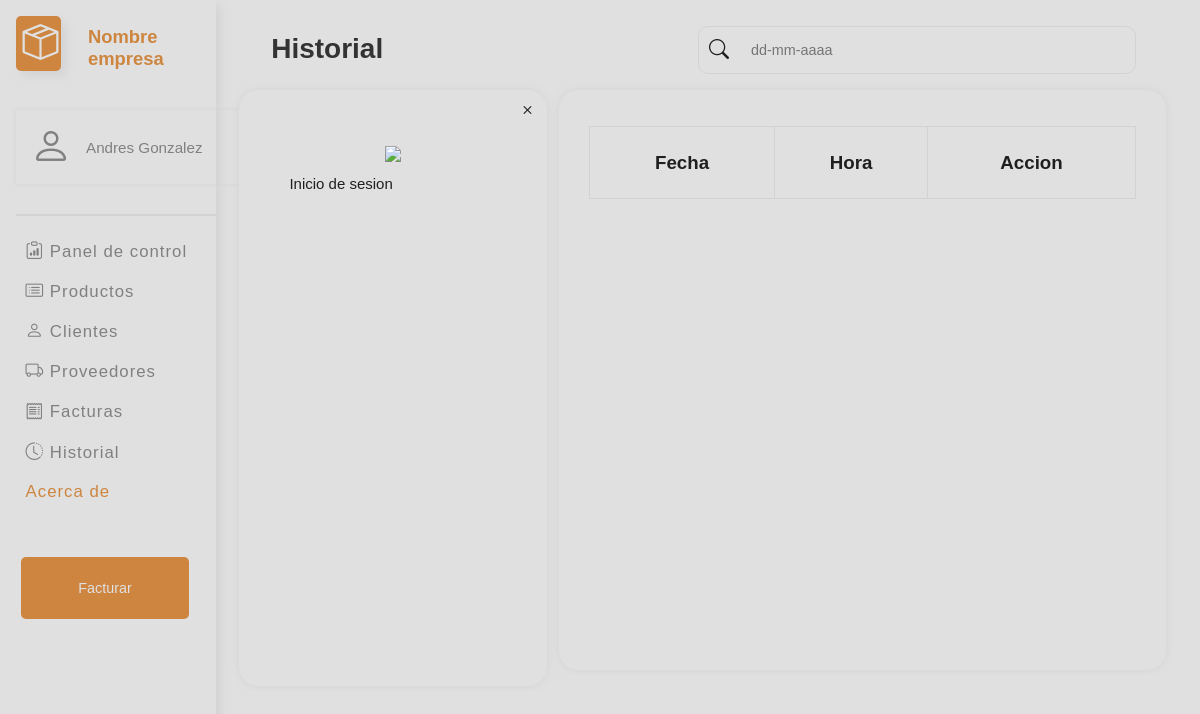
/vista/historial/historial.php?hs=1 (signed in), run on the app's committed database.
### tables this page shows
CREATE TABLE `ajustes` (
  `ID` int(255) NOT NULL,
  `Ganancia` int(255) NOT NULL,
  `Porcentaje` tinyint(1) NOT NULL,
  `Stock` int(255) NOT NULL,
  `Nombre_Empresa` varchar(255) NOT NULL,
  `NIT` varchar(15) NOT NULL,
  `Ciudad` varchar(255) NOT NULL,
  `Direccion` varchar(255) NOT NULL,
  `Correo_Empresa` varchar(255) NOT NULL,
  `Pass_Empresa` varchar(255) NOT NULL
);

CREATE TABLE `usuarios` (
  `ID` int(255) NOT NULL,
  `Cedula` int(11) NOT NULL,
  `Usuario` varchar(255) NOT NULL,
  `Nombre` varchar(255) NOT NULL,
  `Email` varchar(255) NOT NULL,
  `Pass` varchar(255) NOT NULL,
  `ID_Rol` int(255) NOT NULL,
  `ID_Permisos` int(255) NOT NULL
);

CREATE TABLE `detalle_historial` (
  `ID` int(255) NOT NULL COMMENT 'Identificador del detalle 	',
  `Dato1` varchar(255) NOT NULL COMMENT 'Campo para ingresar la ID y el nombre del producto en el que se realizo la accion',
  `Dato2` text NOT NULL COMMENT 'Campo para detallar las acciones realizadas',
  `ID_historial` int(255) NOT NULL COMMENT 'Campo para identificar a que registro de historial pertenece'
);

### modelo/sql.php (called while the page is built, shortened)
<?php
class historial
{
    public static function mostrarDatos($id, $filtro)
    {
        $conectar = new Conectar();
        $conexion = $conectar->conexion();
        $data = array();
        if ($id == null) {
            $query = mysqli_query($conexion, "SELECT * FROM historial ORDER BY ID DESC");
        } else {
            if ($filtro == 0) {
                $id = mysqli_real_escape_string($conexion, $id);
                $query = mysqli_query($conexion, "SELECT * FROM historial WHERE Fecha LIKE '$id%'");
            } else {
                $id = mysqli_real_escape_string($conexion, $id);
                $query = mysqli_query($conexion, "SELECT * FROM detalle_historial WHERE ID_historial = '$id'");
            }
        }
        if ($query && mysqli_num_rows($query) != 0) {
            while ($mostrar = mysqli_fetch_array($query, MYSQLI_ASSOC)) {
                if ($filtro == 0) {
                    $data[] = array(
                        "ID" => isset($mostrar['ID']) ? $mostrar['ID'] : 'No disponible',
                        "Fecha" => isset($mostrar['Fecha']) ? $mostrar['Fecha'] : 'No disponible',
                        "Hora" => isset($mostrar['Hora']) ? $mostrar['Hora'] : 'No disponible',
                        "Accion" => isset($mostrar['Accion']) ? $mostrar['Accion'] : 'No disponible',
                    );
                } else {
                    $data[] = array(
                        "Dato1" => array_key_exists('Dato1', $mostrar) ? $mostrar['Dato1'] : null,
                        "Dato2" => array_key_exists('Dato2', $mostrar) ? $mostrar['Dato2'] : null,
                    );
                }
            }
        }
        return $data;
    }
}
class usuario
{
    public static function mostrarDatos($user, $id)
    {
        $conectar = new Conectar();
        $conexion = $conectar->conexion();
        if ($user == null) {
            $query = mysqli_query($conexion, "SELECT * from usuarios");
        } else {
            if ($user == "Rol") {
                $query = mysqli_query($conexion, "SELECT * from usuarios WhERE ID_Rol = $id");
            } else {
                if (is_numeric($user)) {
                    $query = mysqli_query($conexion, "SELECT * from usuarios WHERE ID = '$user'");
                } else {
                    $query = mysqli_query($conexion, "SELECT * from usuarios WHERE Usuario = '$user'");
                }
            }
        }
        if ($query) {
            if (mysqli_num_rows($query) != 0) {
                while ($mostrar = mysqli_fetch_array($query)) {
                    $data[] = array(
                        "Permisos" => $mostrar['ID_Permisos'],
                        "Usuario" => $mostrar['Usuario'],
                        "Nombre" => $mostrar['Nombre'],
                        "Cedula" => $mostrar['Cedula'],
                        "Email" => $mostrar['Email'],
                        "Rol" => $mostrar['ID_Rol'],
                        "ID" => $mostrar['ID'],
                    );
                }
                return $data;
            } else {
                return false;
            }
        } else {
            return false;
        }
    }
}
class ajustes
{
    public static function mostrarDatosAjustes()
    {
        $conectar = new Conectar();
        $conexion = $conectar->conexion();
        $seleccionarAjustes = mysqli_query($conexion, "SELECT * FROM ajustes");
        if ($mostrar = mysqli_fetch_array($seleccionarAjustes)) {
            $dataAjustes['porcentaje'] = $mostrar['Porcentaje'];
            $dataAjustes['Nombre'] = $mostrar['Nombre_Empresa'];
            $dataAjustes['Correo'] = $mostrar['Correo_Empresa'];
            $dataAjustes['Pass'] = $mostrar['Pass_Empresa'];
            $dataAjustes['Direccion'] = $mostrar['Direccion'];
            $dataAjustes['ganancia'] = $mostrar['Ganancia'];
            $dataAjustes['Ciudad'] = $mostrar['Ciudad'];
            $dataAjustes['stock'] = $mostrar['Stock'];
            $dataAjustes['NIT'] = $mostrar['NIT'];
            return $dataAjustes;
        }
    }
}
class permisos
{
    public static function mostrarDatos($id)
    {
        $conectar = new Conectar();
        $conexion = $conectar->conexion();
        if ($id == null) {
            $query = mysqli_query($conexion, "SELECT * from permisos");
        } else {
            $query = mysqli_query($conexion, "SELECT * from permisos WHERE ID = '$id'");
        }
        if ($query) {
            if (mysqli_num_rows($query) != 0) {
                while ($mostrar = mysqli_fetch_array($query)) {
                    $data[] = array(
                        "Editar" => $mostrar['Editar'],
                        "Agregar" => $mostrar['Agregar'],
                        "Entrada" => $mostrar['Entrada'],
                        "Facturar" => $mostrar['Facturar'],
                        "Clientes" => $mostrar['Clientes'],
                        "Proveedores" => $mostrar['Proveedores'],
                        "Reportes" => $mostrar['Reportes'],
                    );
                }
                return $data;
            } else {
                return false;
            }
        } else {
            return false;
        }
    }
}

### controlador/Procesos.php (called while the page is built, shortened)
<?php
if (isset($pg)) {
    require_once "../../modelo/sql.php";
} else {
    require_once "../modelo/sql.php";
}
function mostrarDatos($tabla, $id, $filtro, $codigo)
{
    $consulta = $tabla::mostrarDatos($id, $filtro, $codigo);
    if ($consulta) {
        return $consulta;
    } else {
        return false;
    }
}
function mostrarDatosAjustes()
{
    $consulta = ajustes::mostrarDatosAjustes();
    if ($consulta) {
        return $consulta;
    } else {
        return false;
    }
}

### vista/historial/historial.php (the view, shortened to what this page needs)
<?php
$barra = false;
$pg = "Historial";
require_once "../../menu.php";
require_once "../../controlador/Procesos.php";
?>
<?php
if (isset($_GET['hs'])) {
    $ID = $_GET['hs'];
    if ($dataDetalle2 = mostrarDatos("historial", $ID, 1, "")) {
?>
        <div class="contenido" style="float:left;width:32%;min-height:70vh;margin-right:-75px">
            <div style="min-height:25%;font-size:15px;color:#333;align-items:stretch;height:80vh;width:80%;text-align:center;margin-right:30px;" class="box">
                <a style="float:right;margin-right:10px;margin-top:-25px" href="historial.php?"><i style="font-size:18px;" class="bi bi-x"></i></a>
                <div style="width:100%;padding-bottom:10px;padding-top:20px">
                    <?php
                    if (file_exists('../../imagenes/' . $dataDetalle2[0]["Dato1"])) {
                    ?>
                        <img style="width:80%" src="../../imagenes/<?php echo $dataDetalle2[0]['Dato1']; ?>" />
                    <?php
                    } else {
                    ?>
                        <img style="width:60%" src="../../imagenes/nohay.png" />
                    <?php
                    }
                    ?>
                </div>
                <div style="min-height:17%;min-width:100%;text-align:left;">
                    <div style="font-size:15px;margin-left:50px;color:var(--texto)"><?php echo $dataDetalle2[0]['Dato2'] ?></div>
                </div>
            </div>
        </div>
<?php
    }
}
?>
<div class="contenido">
    <div class="box" style="min-width:90%;max-height: 76vh;">
        <table style="width:90%;margin: 0 auto;">
            <tr>
                <td>
                    <h3>Fecha</h3>
                </td>
                <td>
                    <h3>Hora</h3>
                </td>
                <td>
                    <h3>Accion</h3>
                </td>
            </tr>
        </table>
    </div>

### menu.php (shortened to what this page needs)
<?php
if (empty($_SESSION['session'])) {
    header("location:../ajustes/sesion.php?pg=0");
} else {
    $session = $_SESSION['session'];
}
require_once "../../controlador/Procesos.php";
$dataAjustes = mostrarDatosAjustes();
$dataUser = mostrarDatos("usuario", $session[0]['user'], "", "",);
$dataPermisos = mostrarDatos("permisos", $session[0]['user'], "", "");
?>
<!DOCTYPE html>
<html lang="en">
<head>
    <link rel="stylesheet" type="text/css" href="../../style.css?ts=<?= time() ?>" />
    <link rel="stylesheet" href="https://cdn.jsdelivr.net/npm/bootstrap-icons@1.8.1/font/bootstrap-icons.css">
</head>
<body>
    <?php
    if ($pg != "Facturar" && $pg != "Entrada") {
    ?>
        <div id="menu">
            <ul>
                <li style="border-bottom: 2px solid var(--sombra);">
                    <div class="icono"><i class="bi bi-box-seam"></i></div>
                    <h2 id="marca"><?php echo $dataAjustes['Nombre'] ?></h2>
                    <div class="user">
                        <i style="font-size: 5vh;" class="bi bi-person"></i>
                        <label style="font-size:1.9vh;padding-left:10px;"><?php echo $dataUser[0]["Usuario"] ?></label>
                    </div>
                </li>
                <li style="padding-top: 15px;"><a id="panel" href="../ajustes/panel.php"><i class="bi bi-clipboard-data"></i> Panel de control</a></li>
                <li>
                    <a id="Productos" href="../productos/Productos.php?"> <i class="bi bi-card-list"></i> Productos</a>
                </li>
                <?php
                if ($dataPermisos[0]["Clientes"]) {
                    echo '
                    <li><a id="Clientes" href="../clienteProveedor/Clientes.php"><i class="bi bi-person"></i> Clientes</a></li>
                    ';
                }
                if ($dataPermisos[0]['Proveedores']) {
                    echo '
                    <li><a id="Proveedores" href="../clienteProveedor/Proveedores.php"><i class="bi bi-truck"></i> Proveedores</a></li>
                    ';
                }
                ?>
                <li>
                    <a id="facturas" href="../facturar/facturas.php?p=0"><i class="bi bi-receipt"></i> Facturas</a>
                </li>
                <li><a id="historial" href="../historial/historial.php"><i class="bi bi-clock-history"></i> Historial</a></li>
                <li><a id="" target="_blank" href="http://localhost:8082/proyecto/vista/ajustes/manual.pdf" style="color:peru">Acerca de</a></li>
            </ul>
            <?php
            if ($dataPermisos[0]['Facturar']) {
                echo '
                <form action="../facturar/Salida.php">
                <button class="facturar">Facturar</button>
                </form>
                ';
            }
            ?>
        </div>
    <?php
    }
    ?>
    <div class="BrArriba">
        <h2 class='titulo'><?php echo $pg ?></h2>
        <?php
        if ($barra) {
        ?>
            <form method="post">
                <?php
                if (isset($_POST['caja'])) {
                ?>
                    <a class="false reset" href="">Reset</a>
                <?php
                } elseif (isset($_GET['hs'])) {
                    $p = $_GET['p'];
                ?>
                    <a class="false reset" href="facturas.php?p=<?php echo $p ?>">Reset</a>
                <?php
                }
                ?>
                <div class="barra" id="barra">
                    <i style="font-size:2.5vh;" class='bi bi-search'></i>
                    <input autocomplete="off" id="buscar" type="text" name="caja" placeholder="Buscar">
                </div>
            </form>
        <?php
        } elseif ($pg == "Historial") {
        ?>
            <form method="post">
                <div class="barra">
                    <i style="font-size:2.5vh;" class='bi bi-search'></i>
                    <input autocomplete="off" id="buscar" type="text" name="caja" placeholder="dd-mm-aaaa">
                </div>
            </form>
        <?php
        }
        ?>
    </div>

### style.css (style rules this page uses)
:root { --baseColor: #e0e0e0; --sombra: lightgray; --texto: #1f1f1f; --texto2: #e9e8e8; --texto3: gray; --input: inset 5px 5px 44px #bebebe, inset -5px -5px 44px #ffffff; --titulo: #333; }
body { font-family: Muli, sans-serif; background: var(--baseColor); margin: 0; font-size: 16px; }
button { outline: none; }
img { width: 60px; }
a { color: var(--texto); outline: none; text-decoration: none; }
input { text-transform: none !important; text-indent: 0px !important; text-shadow: none !important; }
li { list-style-type: none; }
table, th, td { color: var(--texto); padding: 6px; border: 1px solid var(--sombra); border-collapse: collapse; }
.titulo { color: var(--titulo); font-size: 3.5vh; float: left; font-weight: 700; flex: 1; margin: 0; padding: 7px; padding-left: 6%; animation: inicial 0.4s; }
#marca { font-size: 2.3vh; margin-left: 9vh; margin-bottom: 40px; padding-top: 5%; font-weight: 750; color: peru; }
.icono i { color: var(--baseColor); }
.icono { float: left; text-align: center; font-size: 4.5vh; background: peru; width: 16%; padding: 0.8vh; border-radius: 5px; box-shadow: 5px 5px 10px var(--sombra); }
.facturar { cursor: pointer; color: var(--baseColor); font-size: 1.8vh; border: none; margin-top: 30px; width: 70%; height: 7.7vh; margin-left: 45px; background-color: peru; border-radius: 5px; }
li::marker { color: gray; }
#menu { margin-top: -26px; margin-left: -3vh; background: var(--baseColor); transition: all 0.3s ease; position: static; height: 100vh; width: 20%; float: left; box-shadow: 5px 5px 10px var(--sombra); }
#menu ul a { display: block; text-decoration: none; font-weight: 400; font-size: 2.1vh; padding: 4.8%; letter-spacing: 1px; color: gray; }
#menu ul li a i { font-size: 2.2vh; }
.user { cursor: pointer; color: var(--texto3); margin-bottom: 30px; margin-top: 15px; margin-right: 5%; box-shadow: 0 0 5px var(--sombra); padding: 5px 15px; width: 25vh; height: 8vh; display: flex; align-items: center; gap: 5px; }
.contenido { overflow-y: hidden; max-height: 90vh; align-items: flex-start; display: flex; justify-content: center; align-self: right; animation: inicial 0.8s; }
.box { color: var(--texto); overflow-y: auto; margin-top: 2vh; padding-top: 4.5vh; padding-bottom: 3vh; margin-bottom: 5px; text-align: center; font-size: 2vh; width: 90%; min-height: 65vh; max-height: 67vh; height: auto; border-radius: 20px; background: var(--baseColor); box-shadow: 0 0 10px var(--sombra); }
.barra { flex: 1 1 auto; background: var(--baseColor); border: 1px solid var(--sombra); height: 5vh; width: 52vh; border-radius: 10px; padding: 3px 10px; color: var(--texto); display: flex; align-items: center; gap: 20px; }
#buscar { color: var(--texto); font-size: 1.8vh; outline: none; border: none; background: none; }
.BrArriba { margin-top: 26px; margin-right: 8vh; align-items: flex-start; position: static; display: flex; animation: inicial 0.6s; }

### data on the page
ajustes: Nombre_Empresa "Nombre empresa"
usuarios: Usuario "Andres Gonzalez"
detalle_historial: Dato2 "Inicio de sesion"

### other printed values
$pg "Historial"
